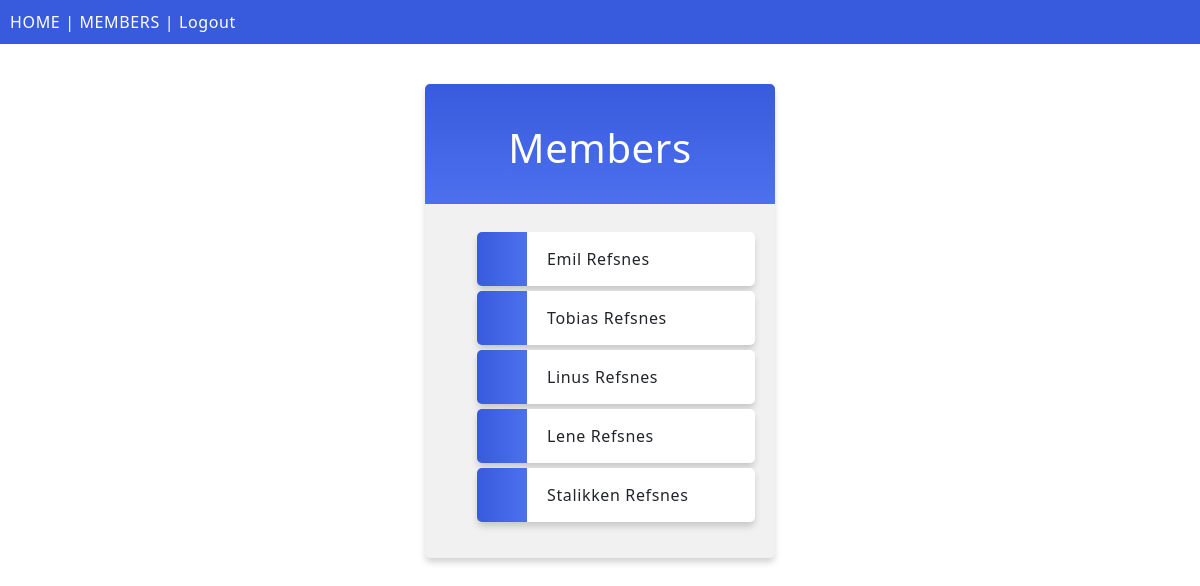
/members/, run on an earlier commit of the app's database.
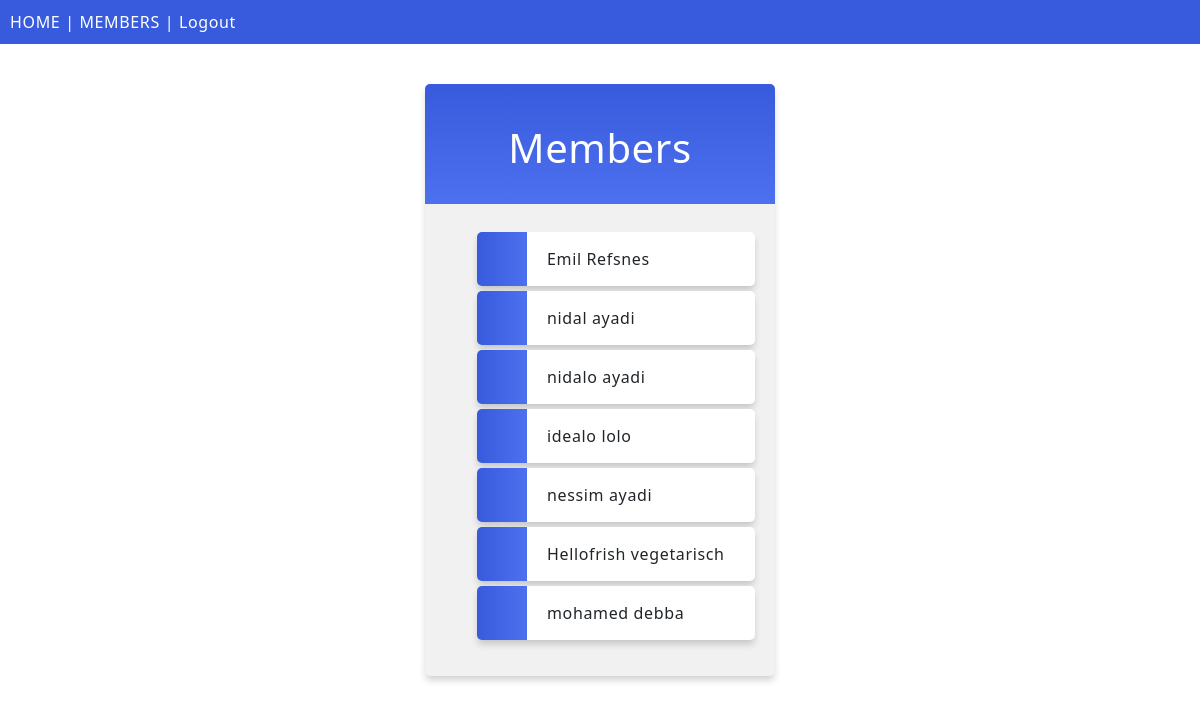
And on a later commit of the database.
### members/models.py (models this page shows, shortened)
class Member(models.Model):
  id=models.AutoField(primary_key=True)
  firstname = models.CharField(max_length=255)
  lastname = models.CharField(max_length=255)
  phone = models.IntegerField(null=True)
  joined_date = models.DateField(null=True)
  email = models.EmailField(unique=True)
  passwort = models.CharField(max_length=100)

### members/views.py (the view)
# urls.py: path('members/', views.members, name='members'),
def members(request):
  mymembers = Member.objects.all().values()
  template = loader.get_template('all_members.html')
  context = {
    'mymembers': mymembers,
  }
  return HttpResponse(template.render(context, request))

### members/templates/all_members.html (shortened to what this page needs)
{% extends "master.html" %}
  {% block content %}
  <div class="mycard">
    <h1>Members</h1>
    <ul>
      {% for x in mymembers %}
        <li onclick="window.location = 'details/{{ x.id }}'">{{ x.firstname }} {{ x.lastname }}</li>
      {% endfor %}
    </ul>
  </div>
{% endblock %}

### members/templates/master.html (shortened to what this page needs)
{% load static %}
<!DOCTYPE html>
<html>
<head>
  <link rel="stylesheet" href="{% static 'myglobal.css' %}">
  {% load bootstrap5 %}
  {% bootstrap_css %}
</head>
<body>
<div class="topnav">
  <a href="/">HOME</a> |
  <a href="/members">MEMBERS</a> |
  <a href="login/">Logout</a>
</div>
{% block content %}
{% endblock %}
</body>
</html>

### mystaticfiles/myglobal.css (style rules this page uses)
body { margin:0; font: 600 18px 'Source Sans Pro', sans-serif; letter-spacing: 0.64px; color: #585d74; }
.topnav { background-color:#375BDC; color:#ffffff; padding:10px; }
.topnav a:link, .topnav a:visited { text-decoration: none; color: #ffffff; }
.mycard { background-color: #f1f1f1; background-image: linear-gradient(to bottom, #375BDC, #4D70EF); background-size: 100% 120px; background-repeat: no-repeat; margin: 40px auto; width: 350px; border-radius: 5px; box-shadow: 0 5px 7px -1px rgba(51, 51, 51, 0.23); padding: 20px; }
.mycard h1 { text-align: center; color:#ffffff; margin:20px 0 60px 0; }
ul { list-style-type: none; padding: 0; margin: 0; }
li { background-color: #ffffff; background-image: linear-gradient(to right, #375BDC, #4D70EF); background-size: 50px 60px; background-repeat: no-repeat; cursor: pointer; transition: transform .25s; border-radius: 5px; box-shadow: 0 5px 7px -1px rgba(51, 51, 51, 0.23); padding: 15px; padding-left: 70px; margin-top: 5px; }
a:link, a:visited { color: #375BDC; }

What changed in the data, as far as the page shows it:
removed Member: firstname "Tobias", lastname "Refsnes"
removed Member: firstname "Linus", lastname "Refsnes"
removed Member: firstname "Lene", lastname "Refsnes"
removed Member: firstname "Stalikken", lastname "Refsnes"
added Member: firstname "nidal", lastname "ayadi"
added Member: firstname "nidalo", lastname "ayadi"
added Member: firstname "idealo", lastname "lolo"
added Member: firstname "nessim", lastname "ayadi"
added Member: firstname "Hellofrish", lastname "vegetarisch"
added Member: firstname "mohamed", lastname "debba"
